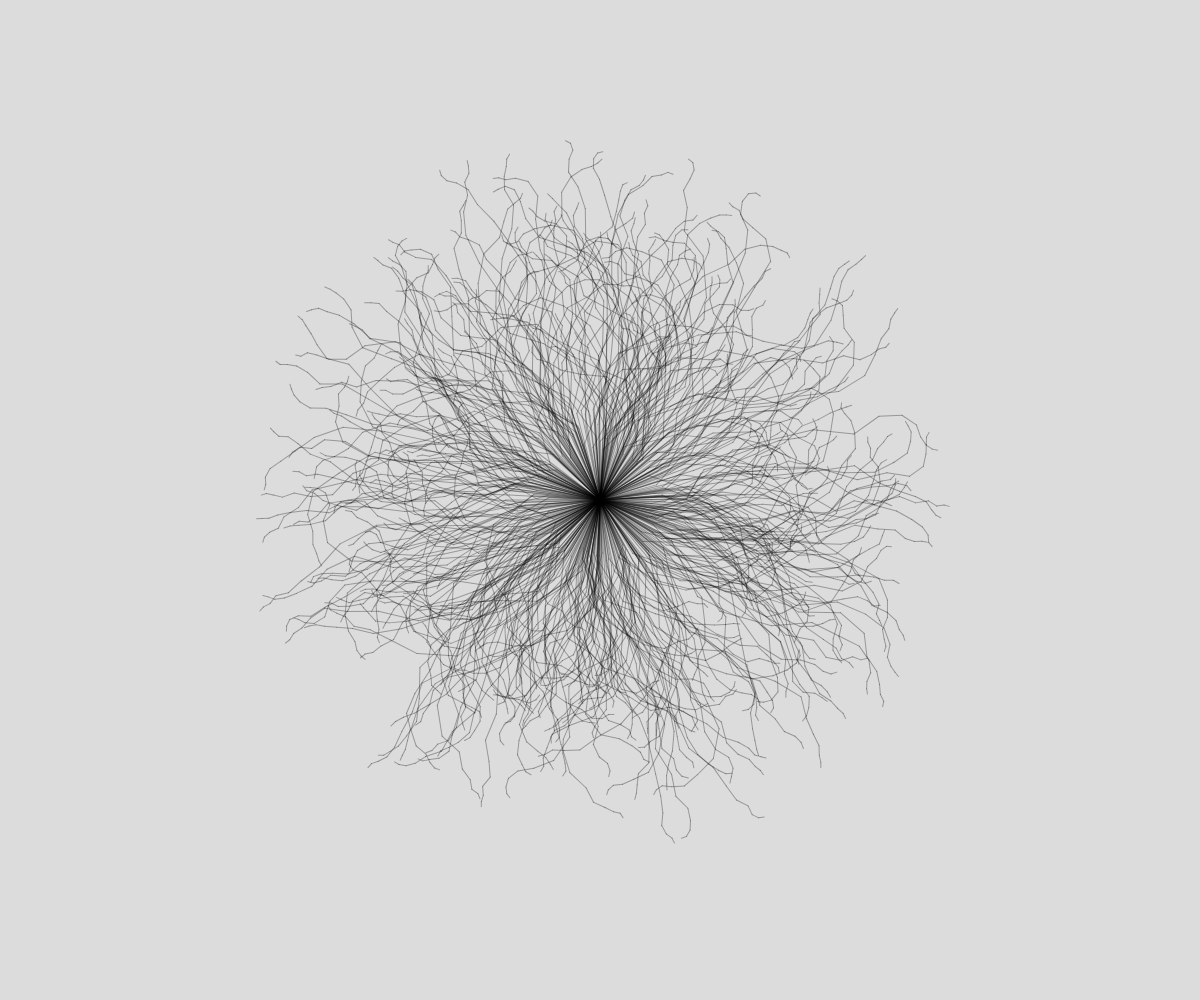
Frame 1 (no input)
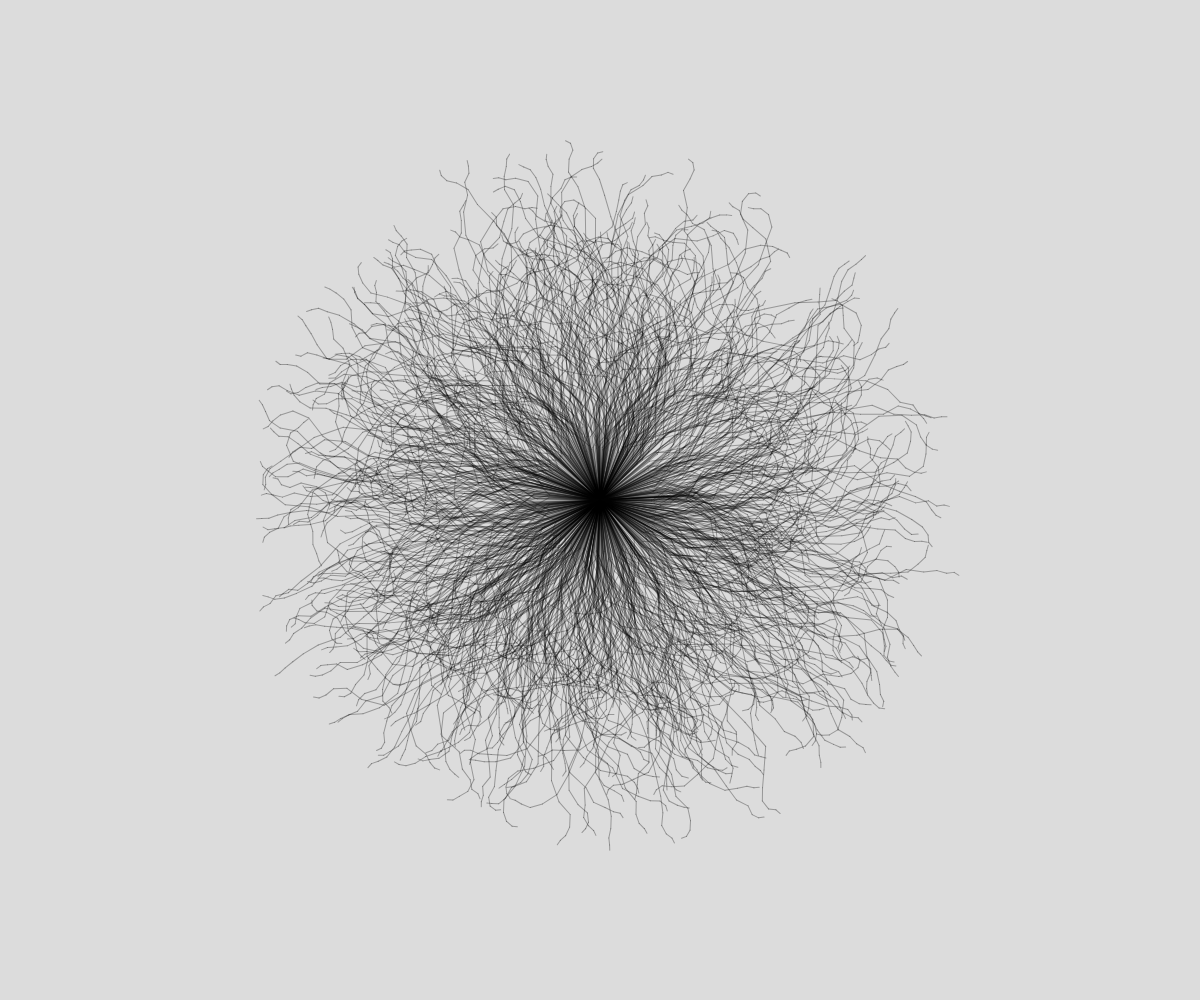
Frame 2 (the mouse pressed at the canvas centre, redrawn once)

The p5.js sketch that drew these frames (run headless with seeded random() and noise() and a simulated clock; the mouse was pressed at the canvas centre and the sketch redrawn once):

// p5.js sketch
// ── sketch.js
// Generative Art 3 (Line Repetition)
// Your Name
// Date
//
// Extra for Experts:
// - describe what you did to take this project "above and beyond"

function setup() {
  createCanvas(windowWidth,windowHeight);
  background(220);
  stroke(0,80)
  noLoop();
}

function draw() {
  for (let i = 0; i < 500; i++){randomElement(random(50,100));}
}

function randomElement(currentL){
  push();
  translate(width/2,height/2);
  rotate(random(-PI,PI));
  while (currentL>5){
    rotate(random(-PI/4,PI/4));
    line(0,0,0,currentL);
    translate(0,currentL);
    currentL = currentL*0.75;
  }
  pop();
}
